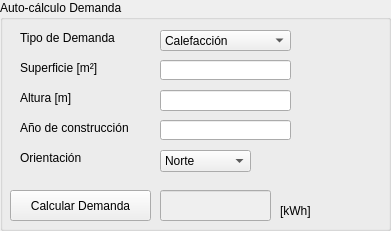
      <widget class="QGroupBox" name="gbautodemanda">
       <property name="geometry">
        <rect>
         <x>40</x>
         <y>90</y>
         <width>391</width>
         <height>231</height>
        </rect>
       </property>
       <property name="font">
        <font>
         <weight>50</weight>
         <bold>false</bold>
        </font>
       </property>
       <property name="title">
        <string>Auto-cálculo Demanda</string>
       </property>
       <widget class="QLabel" name="lbtipodemanda_2">
        <property name="geometry">
         <rect>
          <x>20</x>
          <y>30</y>
          <width>111</width>
          <height>16</height>
         </rect>
        </property>
        <property name="text">
         <string>Tipo de Demanda</string>
        </property>
       </widget>
       <widget class="QComboBox" name="cbtipodemanda_2">
        <property name="geometry">
         <rect>
          <x>160</x>
          <y>30</y>
          <width>131</width>
          <height>21</height>
         </rect>
        </property>
        <item>
         <property name="text">
          <string>Calefacción</string>
         </property>
        </item>
        <item>
         <property name="text">
          <string>Refrigeración</string>
         </property>
        </item>
       </widget>
       <widget class="QLabel" name="lbsuperficie">
        <property name="geometry">
         <rect>
          <x>20</x>
          <y>60</y>
          <width>111</width>
          <height>16</height>
         </rect>
        </property>
        <property name="font">
         <font>
          <strikeout>false</strikeout>
         </font>
        </property>
        <property name="text">
         <string>Superficie [m²]</string>
        </property>
       </widget>
       <widget class="QLineEdit" name="lesuperficie">
        <property name="geometry">
         <rect>
          <x>160</x>
          <y>60</y>
          <width>131</width>
          <height>20</height>
         </rect>
        </property>
       </widget>
       <widget class="QLabel" name="lbaltura">
        <property name="geometry">
         <rect>
          <x>20</x>
          <y>90</y>
          <width>91</width>
          <height>16</height>
         </rect>
        </property>
        <property name="text">
         <string>Altura [m]</string>
        </property>
       </widget>
       <widget class="QLineEdit" name="lealtura">
        <property name="geometry">
         <rect>
          <x>160</x>
          <y>90</y>
          <width>131</width>
          <height>21</height>
         </rect>
        </property>
       </widget>
       <widget class="QComboBox" name="cborientacion">
        <property name="geometry">
         <rect>
          <x>160</x>
          <y>150</y>
          <width>91</width>
          <height>22</height>
         </rect>
        </property>
        <item>
         <property name="text">
          <string>Norte</string>
         </property>
        </item>
        <item>
         <property name="text">
          <string>Sur</string>
         </property>
        </item>
        <item>
         <property name="text">
          <string>Este</string>
         </property>
        </item>
        <item>
         <property name="text">
          <string>Oeste</string>
         </property>
        </item>
       </widget>
       <widget class="QLabel" name="lbyear">
        <property name="geometry">
         <rect>
          <x>20</x>
          <y>120</y>
          <width>141</width>
          <height>16</height>
         </rect>
        </property>
        <property name="text">
         <string>Año de construcción</string>
        </property>
       </widget>
       <widget class="QLineEdit" name="leyear">
        <property name="geometry">
         <rect>
          <x>160</x>
          <y>120</y>
          <width>131</width>
          <height>20</height>
         </rect>
        </property>
       </widget>
       <widget class="QLabel" name="lborientacion">
        <property name="geometry">
         <rect>
          <x>20</x>
          <y>150</y>
          <width>91</width>
          <height>16</height>
         </rect>
        </property>
        <property name="text">
         <string>Orientación</string>
        </property>
       </widget>
       <widget class="QPushButton" name="pbcalculardemanda_2">
        <property name="geometry">
         <rect>
          <x>10</x>
          <y>190</y>
          <width>141</width>
          <height>31</height>
         </rect>
        </property>
        <property name="toolTip">
         <string>Ver mapa de conductividades</string>
        </property>
        <property name="text">
         <string>Calcular Demanda</string>
        </property>
       </widget>
       <widget class="QLineEdit" name="leautodemanda">
        <property name="enabled">
         <bool>false</bool>
        </property>
        <property name="geometry">
         <rect>
          <x>160</x>
          <y>190</y>
          <width>111</width>
          <height>31</height>
         </rect>
        </property>
       </widget>
       <widget class="QLabel" name="lbkwh2">
        <property name="geometry">
         <rect>
          <x>280</x>
          <y>200</y>
          <width>61</width>
          <height>21</height>
         </rect>
        </property>
        <property name="text">
         <string>[kWh]</string>
        </property>
       </widget>
      </widget>
